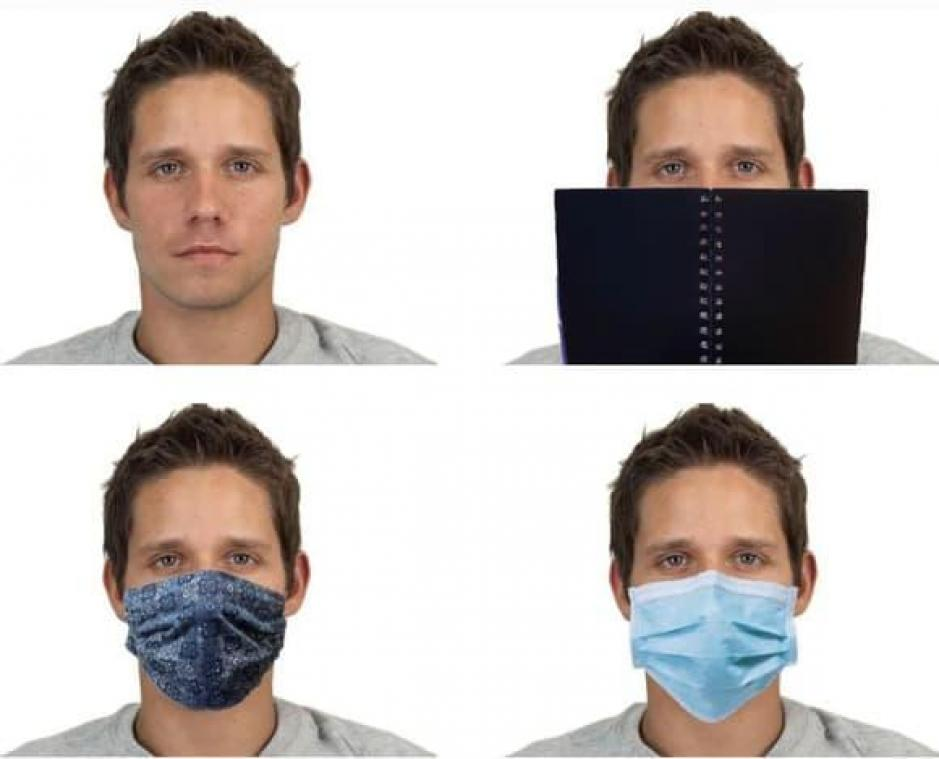
#> input picture images/001.jpg, 939 x 759 px
$ python -i streamlit_face_reco.py   (imports and definitions only)
#> lines starting #> are read from the running program, lines starting #| are printed output that depends on the picture; after the words box and inside, x2 and y2 are one past the last pixel; in counts of white or black regions, pixels touching at a corner belong together
#> further down, picture is the input picture: PIL image 939x759 RGB; mean R, G, B 199.5, 192.6, 189.6
# Core Pkgs
import streamlit as st
import cv2
from PIL import Image,ImageEnhance
import numpy as np
import os

from streamlit.elements.image import image_to_url


color_cadre = (0, 0, 255)  # La couleur du carré qui entoure le visage détecté
color_back = (0, 0, 0)  # La couleur de fond du bandeau
color_text = (255, 255, 255)  # La couleur du texte
hauteur_bandeau = 20  # la hauteur du bandeau

cascade_path =  "./cascades/"

face_cascade = cv2.CascadeClassifier(cascade_path+'haarcascade_frontalface_default.xml')
eye_cascade = cv2.CascadeClassifier(cascade_path+'haarcascade_eye.xml')
smile_cascade = cv2.CascadeClassifier(cascade_path+'haarcascade_smile.xml')


# [56 lines left out: functions detect_face, detect_faces, detect_eyes, detect_smiles, not called in this run]

def cartonize_image(our_image):
  new_img = np.array(our_image.convert('RGB'))
  img = cv2.cvtColor(new_img,1)
  gray = cv2.cvtColor(new_img, cv2.COLOR_BGR2GRAY)
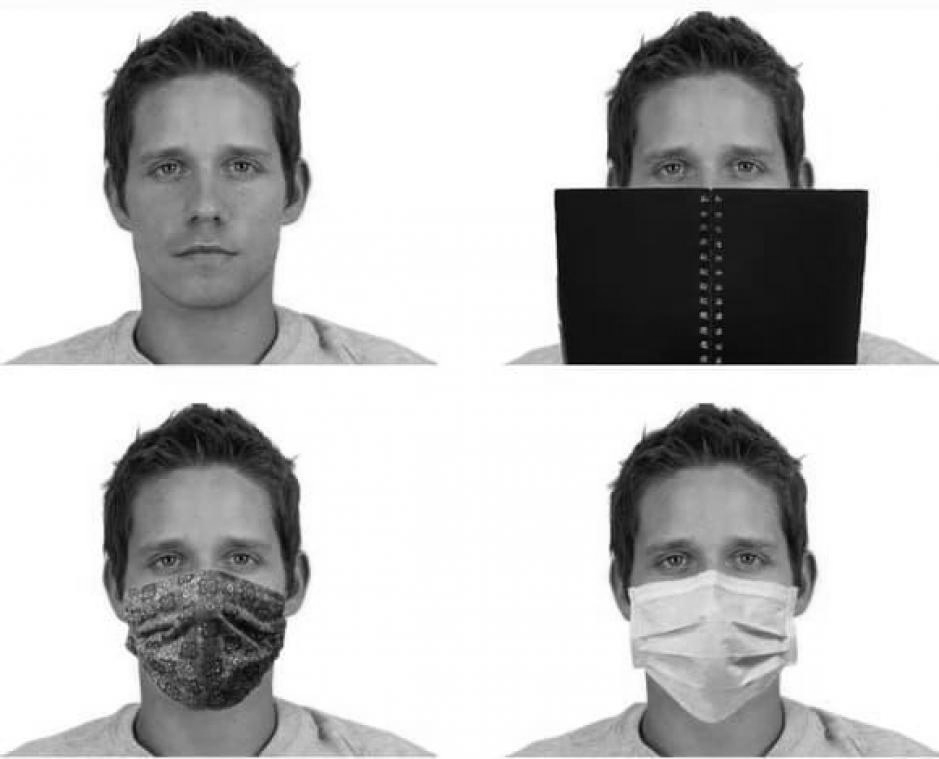
#> gray: shape (759, 939); min 0, max 255, mean 192.5
  # Edges
  gray = cv2.medianBlur(gray, 5)
  edges = cv2.adaptiveThreshold(gray, 255, cv2.ADAPTIVE_THRESH_MEAN_C, cv2.THRESH_BINARY, 9, 9)
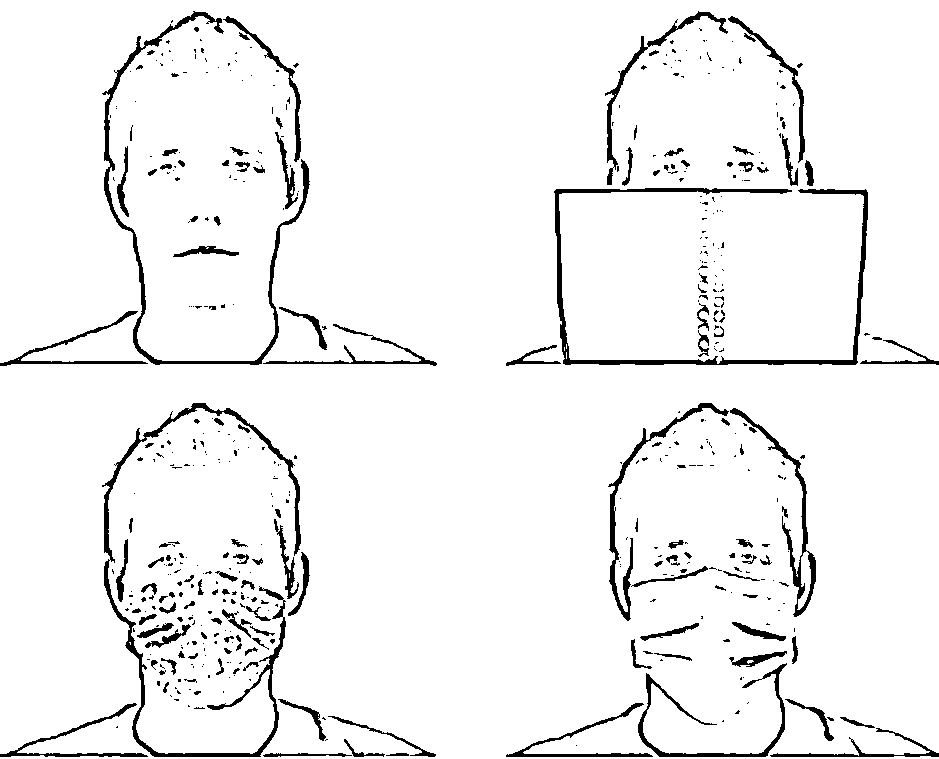
#> edges: shape (759, 939); 94.9% white; 508 black regions (363 under 20 px), largest, box (x1, y1, x2, y2) and area: (102, 403, 301, 757) 4299, (554, 188, 868, 365) 4036, (102, 11, 310, 365) 3258
  #Color
  color = cv2.bilateralFilter(img, 9, 300, 300)
  #Cartoon
  cartoon = cv2.bitwise_and(color, color, mask=edges)
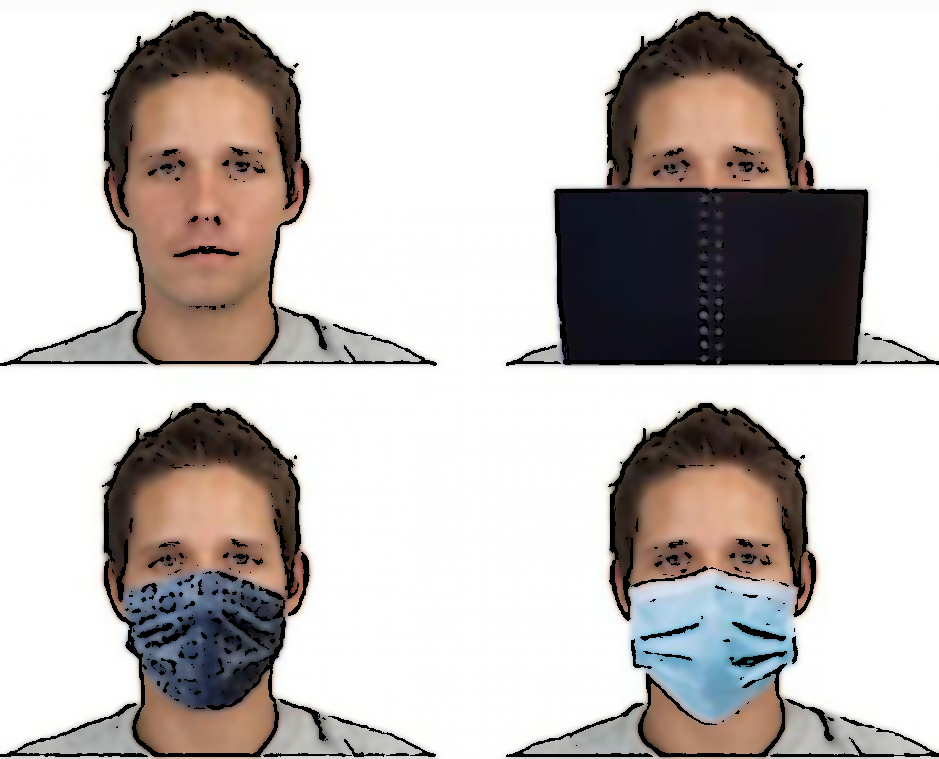
#> cartoon: shape (759, 939, 3); mean R, G, B 193.7, 187.3, 184.5

  return cartoon


# [112 lines left out: functions cannize_image, load_image, main, not called in this run]


# [2 lines not run here, left out]

>>> from PIL import Image
>>> picture = Image.open('images/001.jpg')
>>> result = cartonize_image(picture)
